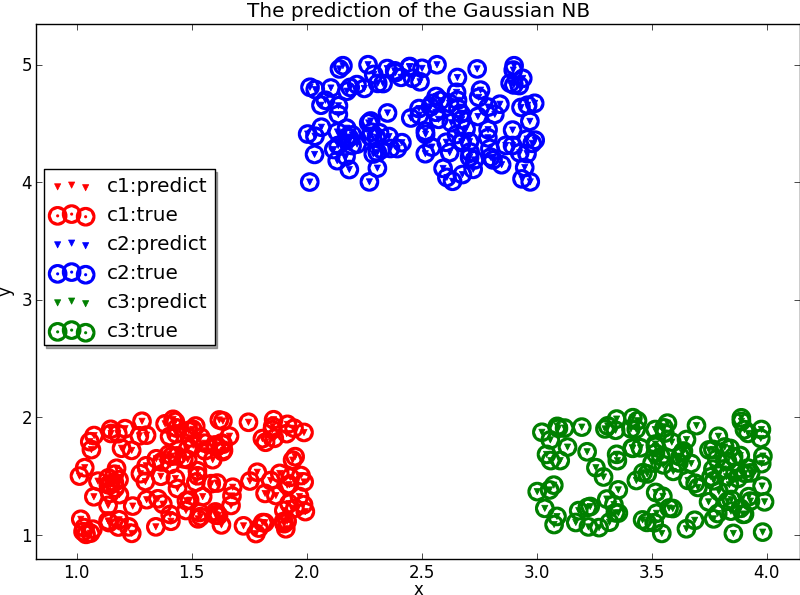

Source code (Python):
import numpy as np
from sklearn.utils import array2d
from sklearn.utils.extmath import logsumexp
import random
import matplotlib.pylab as plt
from sklearn import datasets
class GaussianBayes:
    def __init__(self):
        pass
    def train(self, x, y):
        n_samples, n_features = x.shape
        if(n_samples != y.shape[0]):
            raise ValueError('x and y have incompatible shapes.')
        self._classes = unique_y = np.unique(y)
        n_classes = unique_y.shape[0]
        self._theta = np.zeros((n_classes, n_features))
        self._sigma = np.zeros((n_classes, n_features))
        self._class_prior = np.zeros(n_classes)
        epsilon = 1e-9
        for i, y_i in enumerate(unique_y):
            self._theta[i, :] = np.mean(x[(y == y_i).ravel(), :], axis = 0)
            self._sigma[i, :] = np.var(x[(y == y_i).ravel(), :]) + epsilon
            self._class_prior[i] = np.float(np.sum(y == y_i)) / n_samples
        return self
    def predict(self, x):
        prob = self.predict_proba(x)
        indexs = []
        scores = []
        for ele in prob:
            index = np.argmax(ele)
            score = ele[index]
            indexs.append(index)
            scores.append(score)
        return [indexs, scores]
    def predict_log_prob(self, x):
        joint = self.joint_log_likelihood(x)
        #log_like_x = np.log(np.sum(np.exp(joint)))
        log_like_x = logsumexp(joint, axis = 1)
        return joint - np.atleast_2d(log_like_x).T
    def predict_proba(self, x):
        return np.exp(self.predict_log_prob(x))
    def joint_log_likelihood(self, x):
        x = array2d(x)
        joint_log_likelihood = []
        for i in xrange(np.size(self._classes)):
            jointi = np.log(self._class_prior[i])
            n_ij = - 0.5 * np.sum(np.log(np.pi * self._sigma[i, :]))
            n_ij -= 0.5 * np.sum(((x - self._theta[i, :]) ** 2) /
                                 (self._sigma[i, :]), 1)
            joint_log_likelihood.append(jointi + n_ij)

        joint_log_likelihood = np.array(joint_log_likelihood).T
        return joint_log_likelihood
        
def samples(n_samples, n_features = 10, classes = 5, rat = 0.2):
    x = np.zeros((n_samples, n_features))
    y = np.zeros((n_samples, 1))
    num = int(n_samples / classes)
    posi = [[1.0,1.0],[2.0,4.0],[3.0,1.0]]
    
    for i in range(0, classes):
        x[i*num:i*num + num] = np.random.random((num,n_features)) + posi[i]
        
    for i in range(0, x.shape[0]):
        y[i, 0] = int(i / num)
    
    index = np.arange(0, x.shape[0])
    random.shuffle(index)
    train_index = index[0: int((1-rat) * x.shape[0])]
    test_index = index[int((1-rat) * x.shape[0]):-1]
    train_x = x[train_index, :]
    train_y = y[train_index]
    test_x = x[test_index, :]
    test_y = y[test_index]
    
    #fig = plt.figure()
    #ax = fig.add_subplot(111)
    #c = ['r','g','b']
    #for i in range(0 ,3):
        #ids = train_y[:, 0] == i
        #ax.plot(train_x[ids, 0], train_x[ids, 1], c[i]+'o')
    #plt.show()
    return [train_x, train_y, test_x, test_y]         
def plotRes(pre, real, test_x):  
    s = set(pre)  
    col = ['r','b','g','y','m']  
    fig = plt.figure()
    ax = fig.add_subplot(111)
    pre = np.array(pre)
    for i in range(0, len(s)):  
        index1 = pre == i  
        index2 = real == i  
        x1 = test_x[index1, :]  
        x2 = test_x[index2, :]  
        ax.scatter(x1[:,0],x1[:,1],color=col[i],marker='v',linewidths=0.5)  
        ax.scatter(x2[:,0],x2[:,1],color=col[i],marker='.',linewidths=12)  
    plt.title('The prediction of the Gaussian NB') 
    plt.xlabel('x')
    plt.ylabel('y')
    plt.legend(('c1:predict','c1:true',  
                'c2:predict','c2:true',  
                'c3:predict','c3:true',  
                ), shadow = True, loc = (0.01, 0.4))  
    plt.show()  
def dataSet():
    from sklearn import datasets
    import random
    iris = datasets.load_iris()
    data = iris.data[:, 0: 3]
    target = iris.target
    #plot
    import matplotlib.pyplot as plt
    from mpl_toolkits.mplot3d import Axes3D
    fig = plt.figure()
    ax = fig.add_subplot(111, projection='3d')
    for t in set(target):
        inds = target == t
        xi = data[inds, :]
        ax.plot(xi[:,0],xi[:,01],xi[:,2],'o')
    plt.show()
    index = np.arange(0, len(data))
    random.shuffle(index)
    train_x = data[index[0: int(len(data)*0.8)], :]
    train_y = target[index[0: int(len(data)*0.8)]]
    test_x = data[index[int(len(data)*0.8):len(data)], :]
    test_y = target[index[int(len(data)*0.8):len(data)]]
    return [train_x, train_y, test_x, test_y]
if __name__ == '__main__':
    [train_x, train_y, test_x, test_y] = samples(2000, 2, 3)
   
    gb = GaussianBayes()
    gb.train(train_x, train_y)
    
    pred_y = gb.predict(test_x)
    plotRes(pred_y[0], test_y.ravel(), test_x)
